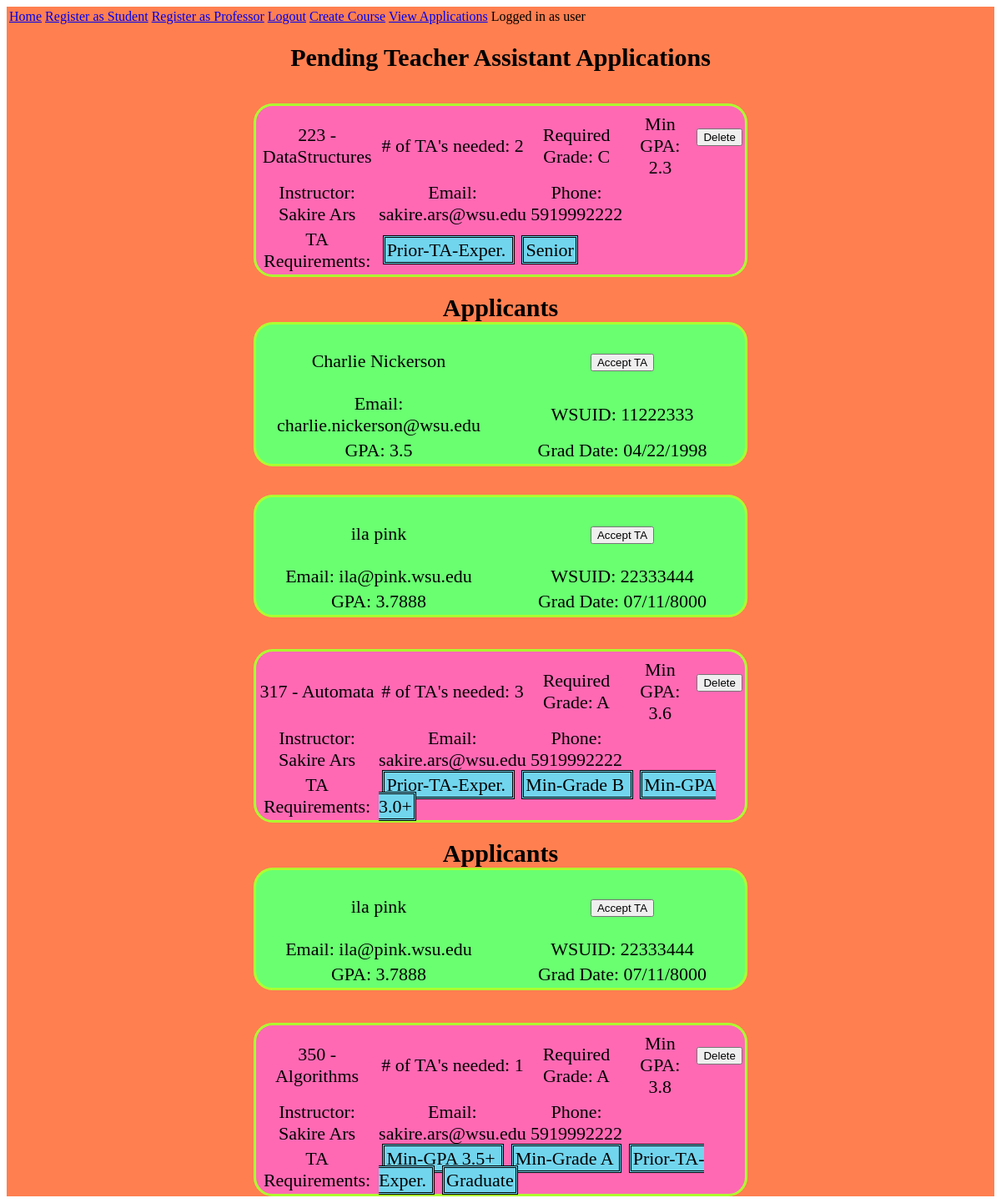
The app's page /viewapps (signed in) with its own data.
### app/models.py (models this page shows, shortened)
class Professor(UserMixin, db.Model):
    id = db.Column(db.Integer, primary_key=True)
    username = db.Column(db.String(32), unique=True)
    password_hash = db.Column(db.String(128))
    firstname = db.Column(db.String(64))
    lastname = db.Column(db.String(64))
    wsuid = db.Column(db.String(8), unique=True)
    email = db.Column(db.String(120), index=True, unique=True)
    phone = db.Column(db.String(10), unique=True)
    posts = db.relationship('Course', backref='writer', lazy='dynamic')
    def returnrole(self):
        return 1

class Course(db.Model):
    id = db.Column(db.Integer, primary_key=True)
    coursenum = db.Column(db.String(3))
    title = db.Column(db.String(150))
    num_ta = db.Column(db.Integer, default = 1)
    min_gpa = db.Column(db.Float)
    min_grade = db.Column(db.Integer)
    professor_id = db.Column(db.Integer, db.ForeignKey('professor.id'))
    accepted_tas = db.relationship('Student', secondary = accepted,
                            primaryjoin=(accepted.c.courseid == id),
                            backref=db.backref('accepted', lazy='dynamic'), lazy='dynamic')
    ta_apps = db.relationship('Student', secondary = applied,
                            primaryjoin=(applied.c.courseid == id),
                            backref=db.backref('applied', lazy='dynamic'), lazy='dynamic')
    tags = db.relationship('Tag', secondary=courseTags,
                            primaryjoin=(courseTags.c.course_id == id),
                            backref=db.backref('courseTags', lazy='dynamic'), lazy='dynamic')
    def accepted(self, studentTA):
        self.accepted_tas.append(studentTA)

class Tag(db.Model):
    id = db.Column(db.Integer, primary_key=True)
    name = db.Column(db.String(20))
    courses = db.relationship('Course', secondary=courseTags,
                               primaryjoin=(courseTags.c.tag_id == id),
                               backref=db.backref('courseTags', lazy='dynamic'),
                               lazy='dynamic')

class Student(UserMixin, db.Model):
    id = db.Column(db.Integer, primary_key=True)
    username = db.Column(db.String(32), unique=True)
    password_hash = db.Column(db.String(128))
    firstname = db.Column(db.String(64))
    lastname = db.Column(db.String(64))
    wsuid = db.Column(db.String(8), unique=True)
    email = db.Column(db.String(120), index=True, unique=True)
    phone = db.Column(db.String(10), unique=True)
    major = db.Column(db.Integer)
    c_gpa = db.Column(db.Float)
    grad_date = db.Column(db.String(32))
    accepted = db.relationship('Course', secondary = accepted,
                            primaryjoin=(accepted.c.studentid == id),
                            backref=db.backref('accepted', lazy='dynamic'), lazy='dynamic')
    pendingapps = db.relationship('Course', secondary = applied,
                            primaryjoin=(applied.c.studentid == id),
                            backref=db.backref('applied', lazy='dynamic'), lazy='dynamic')
    def accepted(self, newapp):
        if not self.is_ta(newapp):
            self.accepted.append(newapp)

### app/routes.py (the view)
@app.route('/viewapps', methods=['GET'])
@login_required
def viewapps():
    courses = Course.query.order_by(Course.coursenum).all()
    return render_template('viewapps.html', courses=courses)

### app/models.py (called while the page is built)
@login.user_loader
def load_user(id):
    return Professor.query.get(int(id))

### app/templates/viewapps.html
{% extends "base.html" %}
{% block content %}
    <h1 class="si">Pending Teacher Assistant Applications</h1>
    {% for course in courses %}
        {% if current_user.username == course.writer.username %}
            {% include '_course.html' %}
                {% if (course.ta_apps.all() | length) > 0 %}
                    <h1 class="si">
                        {{ 'Applicants' }}
                        {% for app in course.ta_apps.all() %}
                            {% include '_app.html' %}
                        {% endfor %}
                    </h1>
                {% endif %}
        {% endif %}
    {% endfor %}
{% endblock %}

### app/templates/base.html (shortened to what this page needs)
<html>
    <head>
    <link href="{{ url_for('static', filename='css/main.css') }}" rel="stylesheet">
    </head>
<body>
  <div class = "nav-container">
      <table>
        <td><a href="{{ url_for('index') }}" class="button">Home</a></td>
        <td><a href="{{ url_for('studregister') }}" class="button">Register as Student</a></td>
        <td><a href="{{ url_for('profregister') }}" class="button">Register as Professor</a></td>
        {% if current_user.is_anonymous %}
            <td><a href="{{ url_for('login') }}" class = "button"> Login </a></td>
        {% else %}
            <td><a href="{{ url_for('logout') }}" class = "button"> Logout </a></td>
            {% if current_user.returnrole() == 1 %}
            <td><a href="{{ url_for('createclass') }}" class = "button"> Create Course </a></td>
            <td><a href="{{ url_for('viewapps') }}" class = "button">View Applications</a></td>
            {% endif %}
        {% endif %}
            <td>Logged in as {{ current_user.username }} </td>
        </table>
      {% block content %} {% endblock %}
  </div>
</body>
</html>

### app/templates/_course.html (shortened to what this page needs)
<table class="coursetable" padding="2px">
    <br>
    <tr>
        <td width="25%">{{ course.coursenum }} - {{ course.title }}</td>
            <td width="15%"># of TA's needed: {{ course.num_ta }}</td>
            <td width="20%">Required Grade: {% if course.min_grade == 1 %}
                                            {{ 'A' }}
                                            {% endif %}
                                            {% if course.min_grade == 3 %}
                                            {{ 'C' }}
                                            {% endif %}
            </td>
            <td width="15%">Min GPA: {{ course.min_gpa }} </td>
            <td width="2%">
            {% if current_user.returnrole() == 1 %}
                {% if current_user.username == course.writer.username %}
                 <form action="{{ url_for('delete', courseid=course.id) }}" method="post">
                    <input type="submit" value="Delete">
                 </form>
                 {% endif %}
            {% endif %}
            </td>
        </tr>
        <tr width="100%" colspan="9" style="text-align:center">
            <td width="35">Instructor: {{ course.writer.firstname }} {{ course.writer.lastname }}</td>
            <td width="30">Email: {{ course.writer.email }}</td>
            <td width="35">Phone: {{ course.writer.phone }}</td>
        </tr>
        <tr>
            <td width="15%" style = "text-align:center">
                {{ 'TA Requirements:' }}
            </td>
            <td width="85%" colspan="4" padding-bottom="5" style = "text-align:left">
                {% for raptor in course.tags.all() %}
                    <span class="pretagitem">
                        {{ raptor.name }}
                    </span>
                {% endfor %}
            </td>
        </tr>
    </table>

### app/templates/_app.html
<table class="coursetableapps" padding="2px">
    <br>
    <tr>
        <td width="50%" style="text-align:center">
            {{ app.firstname }} {{ app.lastname }}
        </td>
        <td width="50" style="text-align:center">
            <form action="{{ url_for('acceptTA', courseid=course.id, studentid=app.id) }}" method="post">
                <br>
                <input type="submit" value="Accept TA">
            </form>
        </td>
    </tr>
    <tr>
        <td width="25%" style="text-align:center">
            {{ 'Email:' }} {{ app.email }}
        </td>
        <td width="25%" style="text-align:center">
            {{ 'WSUID:' }} {{ app.wsuid }}
        </td>
    </tr>
    <tr>
        <td width="50%" style="text-align:center">
            {{ 'GPA:' }} {{ app.c_gpa }}
        </td>
        <td width="50%" style="text-align:center">
            {{ 'Grad Date:' }} {{ app.grad_date }}
        </td>
    </tr>
</table>

### app/static/css/main.css (style rules this page uses)
.nav-container { background-color: #FF7F50; }
.coursetable { text-align : center; border : 1px black solid; width : 50%; position: center; height : 22%; font-size : 22px; border: 3px solid greenyellow; background-color: hotpink; border-radius: 23px; padding-top : 6px; margin-left: auto; margin-right: auto; }
.coursetableapps { text-align : center; border : 1px black solid; width : 50%; position: center; height : 12%; font-size : 22px; border: 3px solid greenyellow; background-color: rgb(105, 255, 113); border-radius: 23px; padding-top : 6px; margin-left: auto; margin-right: auto; }
.si { margin-left: auto; margin-right: auto; font-size: 30px; text-align: center; }
.pretagitem { text-align: center; margin: 1%; padding: 2px 2px; border-style: double; background-color: rgb(113, 213, 238); }

### records on screen
Professor: username "user"
Course: coursenum "223", title "DataStructures", num_ta "2", value "C", min_gpa "2.3", writer.firstname "Sakire", writer.lastname "Ars", writer.email "sakire.ars@wsu.edu", writer.phone "5919992222", value "TA Requirements:", value "Applicants"
Tag: name "Prior-TA-Exper."
Tag: name "Senior"
Student: firstname "Charlie", lastname "Nickerson", value "Email:", email "charlie.nickerson@wsu.edu", value "WSUID:", wsuid "11222333", value "GPA:", c_gpa "3.5", value "Grad Date:", grad_date "04/22/1998"
Student: firstname "ila", lastname "pink", value "Email:", email "ila@pink.wsu.edu", value "WSUID:", wsuid "22333444", value "GPA:", c_gpa "3.7888", value "Grad Date:", grad_date "07/11/8000"
Course: coursenum "317", title "Automata", num_ta "3", value "A", min_gpa "3.6", writer.firstname "Sakire", writer.lastname "Ars", writer.email "sakire.ars@wsu.edu", writer.phone "5919992222", value "TA Requirements:", value "Applicants"
Tag: name "Min-Grade B"
Tag: name "Min-GPA 3.0+"
Course: coursenum "350", title "Algorithms", num_ta "1", value "A", min_gpa "3.8", writer.firstname "Sakire", writer.lastname "Ars", writer.email "sakire.ars@wsu.edu", writer.phone "5919992222", value "TA Requirements:"
Tag: name "Min-GPA 3.5+"
Tag: name "Min-Grade A"
Tag: name "Graduate"
